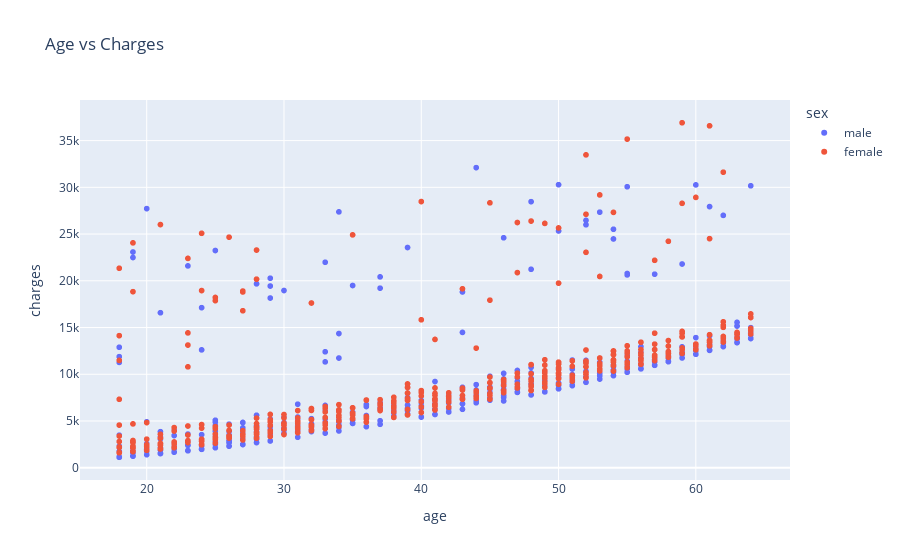

Here is the notebook cell this chart was saved with:
### Code cell
fig =px.scatter(non_smoker_df,
                  x= 'age',
                  y='charges',
                  color = 'sex',
                  title ='Age vs Charges')
fig.show()

### Figure 1 — Plotly figure (JSON) as saved in the notebook; plotly's stock layout.template omitted (floating-point values rounded to 4 significant figures; data arrays with more than 128 entries replaced by an {"elided": "..."} marker saying what was removed)
{"data": [{"hovertemplate": "sex=male<br>age=%{x}<br>charges=%{y}<extra></extra>", "legendgroup": "male", "marker": {"color": "#636efa", "symbol": "circle"}, "mode": "markers", "name": "male", "showlegend": true, "type": "scattergl", "x": {"elided": "517 int values"}, "xaxis": "x", "y": {"elided": "517 float values"}, "yaxis": "y"}, {"hovertemplate": "sex=female<br>age=%{x}<br>charges=%{y}<extra></extra>", "legendgroup": "female", "marker": {"color": "#EF553B", "symbol": "circle"}, "mode": "markers", "name": "female", "showlegend": true, "type": "scattergl", "x": {"elided": "547 int values"}, "xaxis": "x", "y": {"elided": "547 float values"}, "yaxis": "y"}], "layout": {"autosize": true, "legend": {"title": {"text": "sex"}, "tracegroupgap": 0}, "title": {"text": "Age vs Charges"}, "xaxis": {"anchor": "y", "autorange": true, "domain": [0, 1], "range": [15.21, 66.79], "title": {"text": "age"}, "type": "linear"}, "yaxis": {"anchor": "x", "autorange": true, "domain": [0, 1], "range": [-1832.0, 39860.0], "title": {"text": "charges"}, "type": "linear"}}}
